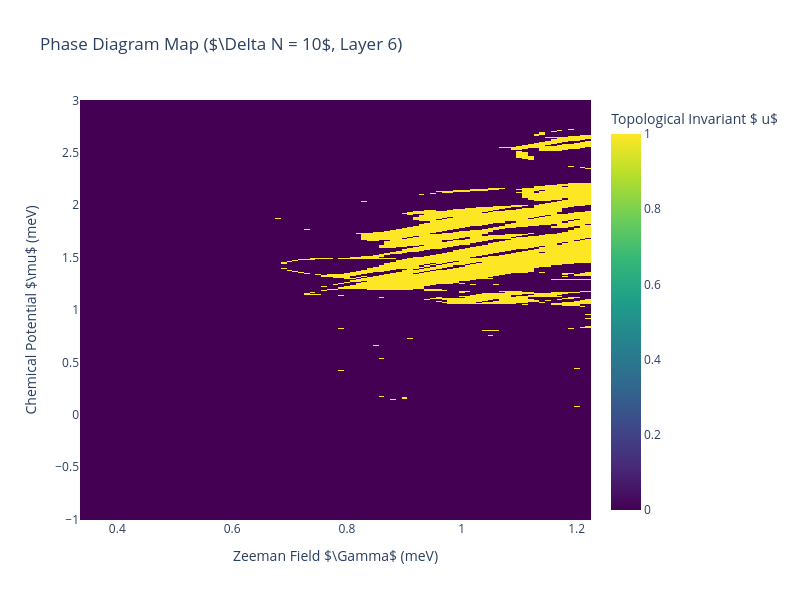

This figure's notebook cell:
### Code cell
import plotly.graph_objects as go

# Reshape the 1D phase map data to a 2D grid of shape (len(muvar), len(gmvar))
grid_data = phase_map_data.reshape(len(muvar), len(gmvar))

# Create the Plotly heatmap
fig = go.Figure(data=go.Heatmap(
    x=gmvar,
    y=muvar,
    z=grid_data,
    colorscale='Viridis',
    colorbar=dict(title='Topological Invariant $\nu$')
))

# Update layout for labels and title
fig.update_layout(
    title='Phase Diagram Map ($\Delta N = 10$, Layer 6)',
    xaxis_title='Zeeman Field $\Gamma$ (meV)',
    yaxis_title='Chemical Potential $\mu$ (meV)',
    width=800,
    height=600
)

fig.show()

### Figure 1 — Plotly figure (JSON) as saved in the notebook; plotly's stock layout.template omitted (floating-point values rounded to 4 significant figures; data arrays with more than 128 entries replaced by an {"elided": "..."} marker saying what was removed)
{"data": [{"colorbar": {"title": {"text": "Topological Invariant $\nu$"}}, "colorscale": [[0, "#440154"], [0.1111, "#482878"], [0.2222, "#3e4989"], [0.3333, "#31688e"], [0.4444, "#26828e"], [0.5556, "#1f9e89"], [0.6667, "#35b779"], [0.7778, "#6ece58"], [0.8889, "#b5de2b"], [1, "#fde725"]], "type": "heatmap", "x": [0.34, 0.35, 0.36, 0.37, 0.38, 0.39, 0.4, 0.41, 0.42, 0.43, 0.44, 0.45, 0.46, 0.47, 0.48, 0.49, 0.5, 0.51, 0.52, 0.53, 0.54, 0.55, 0.56, 0.57, 0.58, 0.59, 0.6, 0.61, 0.62, 0.63, 0.64, 0.65, 0.66, 0.67, 0.68, 0.69, 0.7, 0.71, 0.72, 0.73, 0.74, 0.75, 0.76, 0.77, 0.78, 0.79, 0.8, 0.81, 0.82, 0.83, 0.84, 0.85, 0.86, 0.87, 0.88, 0.89, 0.9, 0.91, 0.92, 0.93, 0.94, 0.95, 0.96, 0.97, 0.98, 0.99, 1.0, 1.01, 1.02, 1.03, 1.04, 1.05, 1.06, 1.07, 1.08, 1.09, 1.1, 1.11, 1.12, 1.13, 1.14, 1.15, 1.16, 1.17, 1.18, 1.19, 1.2, 1.21, 1.22], "y": {"elided": "401 float values"}, "z": {"elided": "401x89 float values"}}], "layout": {"height": 600, "title": {"text": "Phase Diagram Map ($\\Delta N = 10$, Layer 6)"}, "width": 800, "xaxis": {"title": {"text": "Zeeman Field $\\Gamma$ (meV)"}}, "yaxis": {"title": {"text": "Chemical Potential $\\mu$ (meV)"}}}}
